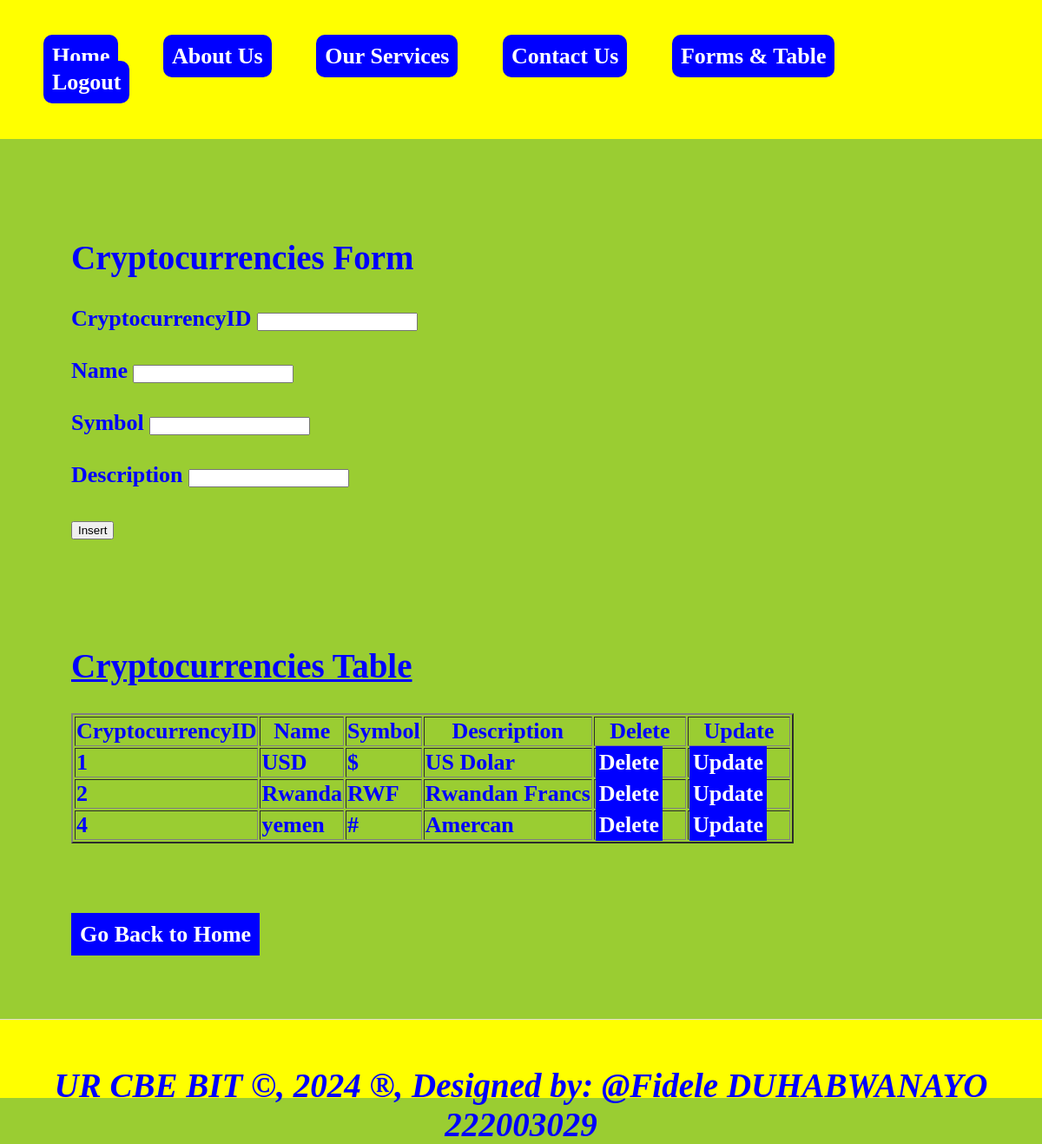
The page /cryptocurrencies.php on the database its author committed.
### tables this page shows
CREATE TABLE `cryptocurrencies` (
  `CryptocurrencyID` int(11) NOT NULL,
  `Name` varchar(50) NOT NULL,
  `Symbol` varchar(10) NOT NULL,
  `Description` text
);

### cryptocurrencies.php (the view, shortened to what this page needs)
<!DOCTYPE html>
<html lang="en">
<head>
    <link rel="stylesheet" type="text/css" href="./styles.css" title="style1" media="screen,tv,print,handheld"/>
</head>
<body>
    <header>
        <nav>
            <ul>
                <li><a href="home.html">Home</a></li>
                <li><a href="about.html">About Us</a></li>
                <li><a href="services.html">Our Services</a></li>
                <li><a href="contact.html">Contact Us</a></li>
                <li class="dropdown">
                    <a href="forms and tables.html">Forms & Table</a>
                </li>
                <li class="dropdown">
                        <a href="logout.php">Logout</a>
                </li>
            </ul>
        </nav>
    </header>
    <section>
        <h1>Cryptocurrencies Form</h1>
        <form method="post" action="cryptocurrencies.php">
            <label for="CryptocurrencyID">CryptocurrencyID</label>
            <input type="number" id="CryptocurrencyID" name="CryptocurrencyID"><br><br>
            <label for="Name">Name</label>
            <input type="text" id="Name" name="Name" required><br><br>
            <label for="Symbol">Symbol</label>
            <input type="text" id="Symbol" name="Symbol" required><br><br>
            <label for="Description">Description</label>
            <input type="text" id="Description" name="Description" required><br><br>
            <input type="submit" name="add" value="Insert"><br><br><br><br>
        </form>
        <?php
        $host = "localhost";
        $user = "root";
        $pass = "";
        $database = "cryptocurrency_exchange_platform";
        $connection = new mysqli($host, $user, $pass, $database);
        $sql = "SELECT * FROM cryptocurrencies";
        $result = $connection->query($sql);
        ?>
        <h1><u>Cryptocurrencies Table</u></h1>
        <table border="2">
            <tr>
                <th>CryptocurrencyID</th>
                <th>Name</th>
                <th>Symbol</th>
                <th>Description</th>
                <th>Delete</th>
                <th>Update</th>
            </tr>
            <?php
            if ($result === false) {
                echo "Error: " . $connection->error;
            } else {
                if ($result->num_rows > 0) {
                    while ($row = $result->fetch_assoc()) {
                        $CryptocurrencyID = $row['CryptocurrencyID'];
                        echo "<tr>
                            <td>" . $row['CryptocurrencyID'] . "</td>
                            <td>" . $row['Name'] . "</td>
                            <td>" . $row['Symbol'] . "</td>
                            <td>" . $row['Description'] . "</td>
                            <td><a style='padding:4px' href='Delete_Cryptocurrencies.php?CryptocurrencyID=$CryptocurrencyID'>Delete</a></td>
                            <td><a style='padding:4px' href='Update_cryptocurrencies.php?CryptocurrencyID=$CryptocurrencyID'>Update</a></td>
                        </tr>";
                    }
                } else {
                    echo "<tr><td colspan='6'>No data found</td></tr>";
                }
            }
            ?>
        </table>
        <br><br><br>
        <a href="./home.html">Go Back to Home</a><br>
    </section>
    <footer>
        <b><h2><marquee><i>UR CBE BIT &copy, 2024 &reg, Designed by: @Fidele DUHABWANAYO 222003029</i></marquee></h2></b>
    </footer>
</body>
</html>

### styles.css (style rules this page uses)
body { font-family: century; margin: 0; padding: 0; background-color: skyblue; font-weight: bold; font-size: 22px; color: blue; }
header { background-color: bllue; padding: 20px; }
nav { display: flex; justify-content: space-between; }
nav ul { list-style: none; margin: 0; padding: 0; }
nav li { display: inline-block; margin-right: 20px; }
nav a { background-color: blue; text-decoration: none; color: white; padding: 10px; border-radius: 10px; }
.dropdown { position: right; display: inline-block; direction: rtl; }
section { padding: 20px; border-bottom: 1px solid #ddd; }
footer { height: 50px; text-align: center; padding: 15px; background-color: rgb(0,0,0); }

### cryptocurrencies.php (style rules this page uses)
a { padding: 10px; color: white; background-color: blue; text-decoration: none; margin-right: 25px; }
a:link { color: white; }
section { padding:10px; }
header { background-color:yellow; padding: 50px; }
section { padding:82px; border-bottom: 1px solid #ddd; }
footer { text-align: center; padding: 20px; background-color:yellow; }
body { background-color: yellowgreen; color: blue; font-family: Times New Roman; font-size: 26px; }

### rows shown on the page
cryptocurrencies: CryptocurrencyID "1", Name "USD", Symbol "$", Description "US Dolar"
cryptocurrencies: CryptocurrencyID "2", Name "Rwanda", Symbol "RWF", Description "Rwandan Francs"
cryptocurrencies: CryptocurrencyID "4", Name "yemen", Symbol "#", Description "Amercan"
